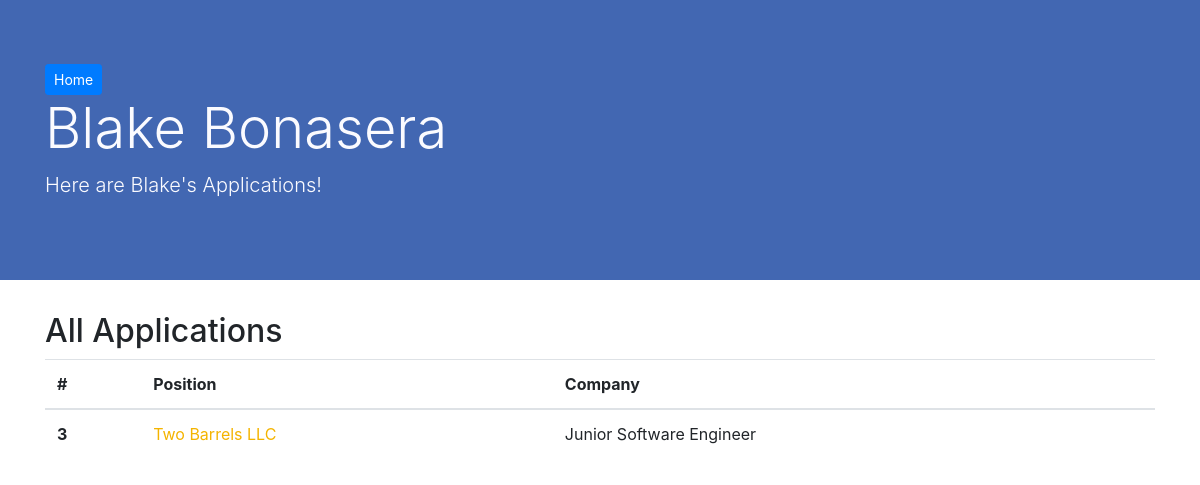
Page /user/1 on the committed database.
### main/models.py (models this page shows, shortened)
class User(models.Model):
    first = models.CharField(max_length=45)
    last = models.CharField(max_length=45)
    email = models.TextField()
    password = models.TextField()
    created_at = models.DateTimeField(auto_now_add=True)
    updated_at = models.DateTimeField(auto_now=True)
    objects = UserManager()

class Application(models.Model):
    position = models.CharField(max_length=50)
    company = models.CharField(max_length=50)
    location = models.CharField(max_length=25)
    url = models.TextField()
    status = models.CharField(max_length=30)
    posted_by = models.ForeignKey(User, related_name='posted', on_delete=models.CASCADE)
    created_at = models.DateTimeField(auto_now_add=True)
    updated_at = models.DateTimeField(auto_now=True)

### main/views.py (the view)
# urls.py: path('user/<int:num>', views.user),
def user(request, num):
    view_user = User.objects.get(id=num)
    context ={
        'view_user': view_user,
        'all_applications': Application.objects.all()
    }
    return render(request, 'user.html', context)

### main/templates/user.html (shortened to what this page needs)
<!doctype html>
<html lang="en">
<head>
    <link rel="stylesheet" href="https://maxcdn.bootstrapcdn.com/bootstrap/4.0.0/css/bootstrap.min.css"
>
</head>
<body>
    <div class="jumbotron jumbotron-fluid">
        <div class="container">
            <a href="/dashboard" class="btn btn-primary btn-sm">Home</a>
            <h1 class="display-4">{{view_user.first}} {{view_user.last}}</h1>
            <p class="lead">Here are {{view_user.first}}'s Applications!</p>
        </div>
    </div>
    <div class="container">
        <h2>All Applications</h2>
        <table class="table">
            <thead>
                <tr>
                    <th scope="col">#</th>
                    <th scope="col">Position</th>
                    <th scope="col">Company</th>
                </tr>
            </thead>
            <tbody>
                <tr>{% for Application in all_applications %}
                    {% if view_user.id == Application.posted_by.id %}
                    <th scope="row">{{Application.id}}</th>
                    <td><a href="/view/{{Application.id}}">{{Application.company}}</a></td>
                    <td>{{Application.position}}</td>
                    {% endif %}
                </tr>{% endfor %}
            </tbody>
        </table>
    </div>
</body>
</html>

### main/templates/user.html (style rules this page uses)
.jumbotron { background-color: #4267B2; color: #FBFBFF; }
a { color: #F4B400; }

### rows in the picture
User: first "Blake", last "Bonasera"
Application: id "3", company "Two Barrels LLC", position "Junior Software Engineer"
